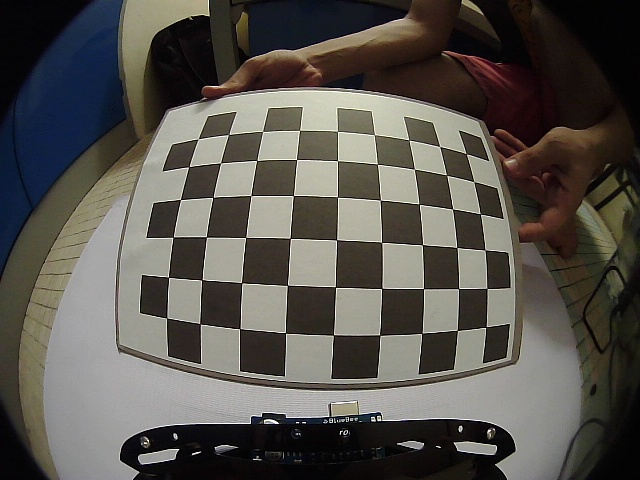
#> input picture Calibration_Images/Back_Camera/image_no_1.jpg, 640 x 480 px, given in place of the camera
$ python findFPS.py   (Python 2 division)
#> lines starting #> are read from the running program, lines starting #| are printed output that depends on the picture; after the words box and inside, x2 and y2 are one past the last pixel; in counts of white or black regions, pixels touching at a corner belong together
#> further down, frame is the input picture: shape (480, 640, 3); mean B, G, R 77.4, 83.2, 86.5
### codes/Stitching/myPackage/KeyPointDetectors.py
import cv2
import numpy as np

class detectKeypoints:
    def __init__(self, image):
        self.image = image
        self.imageCopy = self.image.copy()
        self.gray = cv2.cvtColor(self.imageCopy, cv2.COLOR_BGR2GRAY)
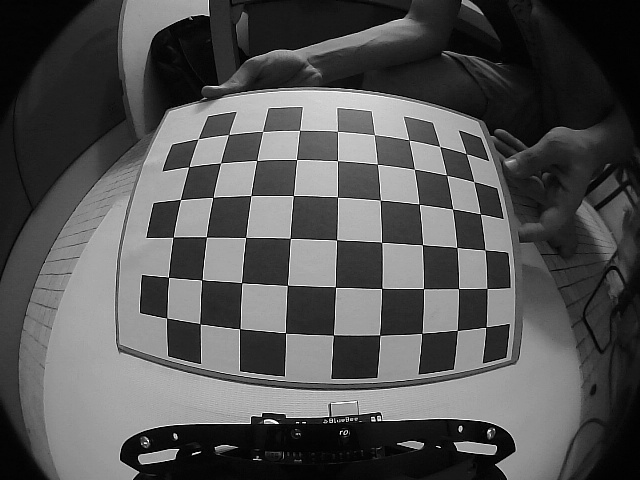
#> self.gray: shape (480, 640); min 0, max 255, mean 83.5

    # [13 lines left out: functions detectFAST, detectHarris, not called in this run]

    def detectORB(self, getKeypoints=False):
#> called with getKeypoints = True
        ORB = cv2.ORB_create()
        ORBKeyPoints = ORB.detect(self.gray, None)
#> ORBKeyPoints = 500 keypoints; strongest (x, y, size): (328, 414, 31), (459, 428, 31), (379, 420, 31), (378, 416, 31)
        self.imageCopy = cv2.drawKeypoints(self.image, ORBKeyPoints, self.imageCopy, color=(0, 255, 255), flags=0)
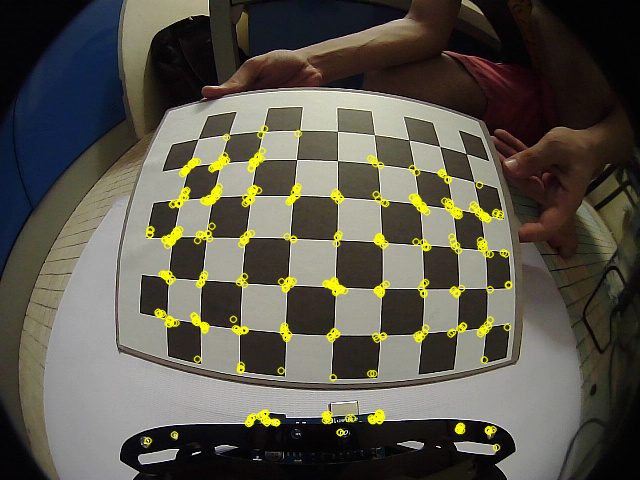
#> self.imageCopy: shape (480, 640, 3); 3.57% of pixels changed, all inside (x1, y1, x2, y2) = (143, 124, 513, 452)

        if getKeypoints:
            return self.imageCopy, ORBKeyPoints
        else:
            return self.imageCopy

    # [12 lines left out: functions detectSIFT, detectSURF, not called in this run]

### codes/Stitching/myPackage/KeyPointsDescriptors.py
import cv2

class computeKeypoints:
    def __init__(self, image, keypoints):
        self.image = image
        self.keypoints = keypoints
        self.imageCopy = self.image.copy()
        self.gray = cv2.cvtColor(self.imageCopy, cv2.COLOR_BGR2GRAY)

    # [17 lines left out: functions computeORB, computeBRIEF, computeSIFT, not called in this run]

    def computeSURF(self):
        SURF = cv2.xfeatures2d.SURF_create()
        kps, des = SURF.compute(self.image, None)

        return kps, des

### codes/Stitching/KeyPoints/Analysis/Descriptors/findFPS.py
# the purpose of this code is to find fps
# so that we can figure out how does each detector/descriptor affect on fps rate
import cv2
import datetime
from myPackage.KeyPointDetectors import detectKeypoints
from myPackage.KeyPointsDescriptors import computeKeypoints


video = cv2.VideoCapture(0)

start = datetime.datetime.now()
numFrames = 0
while True:
    isGrabbed, frame = video.read()

    ORB = detectKeypoints(frame)
    outputImage, keypoints = ORB.detectORB(True)
#> keypoints has the same summary as ORBKeyPoints in detectORB
    SURF = computeKeypoints(frame, keypoints)
#> in __init__, `self.keypoints = keypoints`: self.keypoints has the same summary as ORBKeyPoints in detectORB
#> (the run stopped early here; a loop or call above may not have finished)

$ run again, on Calibration_Images/Back_Camera/image_no_10.jpg
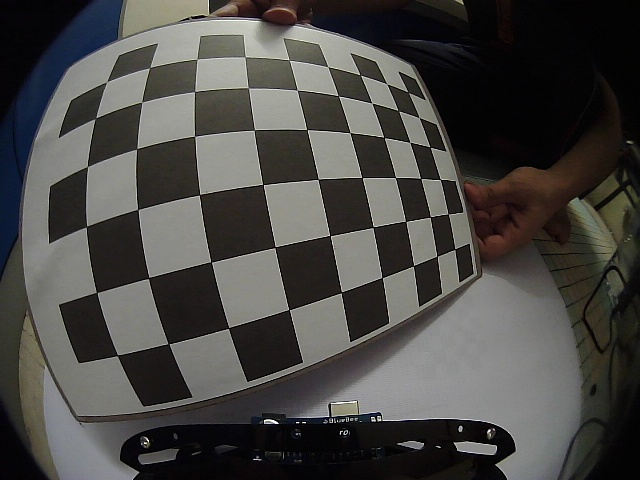
#> input picture Calibration_Images/Back_Camera/image_no_10.jpg, 640 x 480 px, given in place of the camera
#> frame is the input picture: shape (480, 640, 3); mean B, G, R 68.6, 71.4, 72.5
#> in __init__, `self.gray = cv2.cvtColor(self.imageCopy, cv2.COLOR_BGR2GRAY)`:
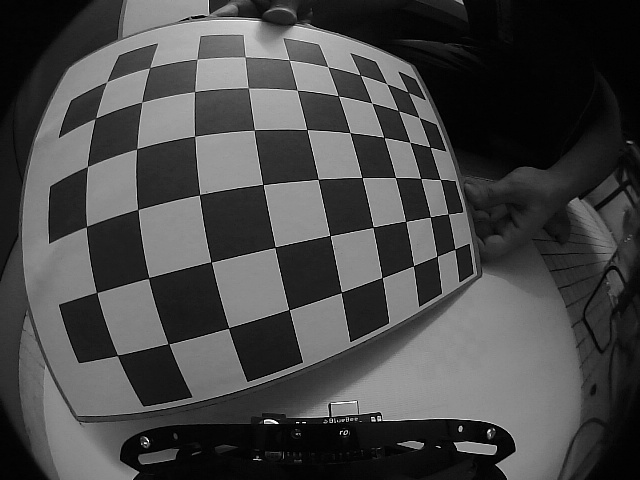
#> self.gray: shape (480, 640); min 0, max 255, mean 71.4
#> ORBKeyPoints = 500 keypoints; strongest (x, y, size): (379, 420, 31), (378, 416, 31), (264, 420, 31), (327, 416, 31)
#> in detectORB, `self.imageCopy = cv2.drawKeypoints(self.image, ORBKeyPoints, self.imag..`:
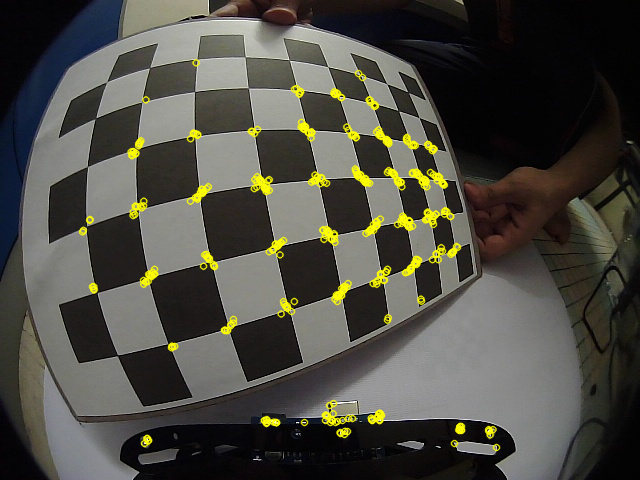
#> self.imageCopy: shape (480, 640, 3); 3.3% of pixels changed, all inside (x1, y1, x2, y2) = (78, 58, 501, 452)
#> keypoints has the same summary as ORBKeyPoints in detectORB
#> self.keypoints has the same summary as ORBKeyPoints in detectORB

$ run again, on Calibration_Images/Back_Camera/image_no_11.jpg
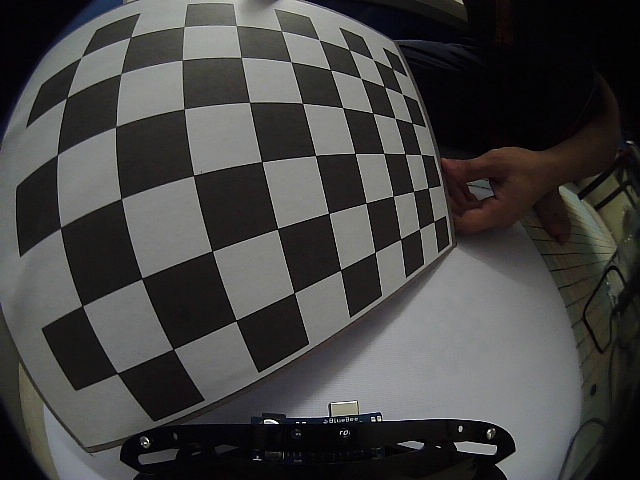
#> input picture Calibration_Images/Back_Camera/image_no_11.jpg, 640 x 480 px, given in place of the camera
#> frame is the input picture: shape (480, 640, 3); mean B, G, R 66.9, 67.8, 68.4
#> ORBKeyPoints = 500 keypoints; strongest (x, y, size): (373, 420, 31), (265, 420, 31), (378, 416, 31), (379, 420, 31)
#> in detectORB, `self.imageCopy = cv2.drawKeypoints(self.image, ORBKeyPoints, self.imag..`:
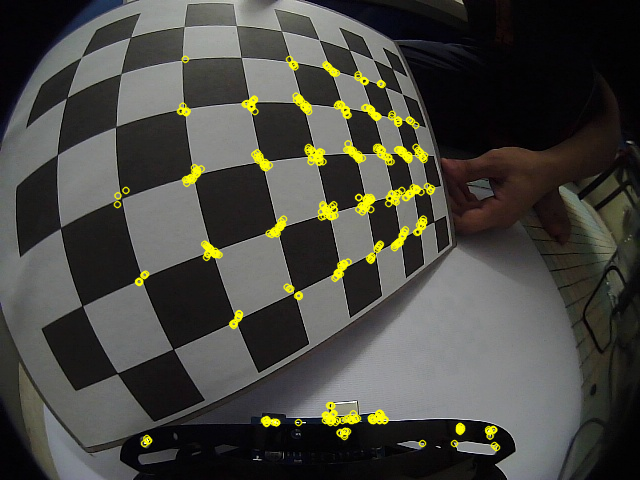
#> self.imageCopy: shape (480, 640, 3); 3.05% of pixels changed, all inside (x1, y1, x2, y2) = (113, 55, 501, 452)
#> keypoints has the same summary as ORBKeyPoints in detectORB
#> self.keypoints has the same summary as ORBKeyPoints in detectORB

$ run again, on Calibration_Images/Back_Camera/image_no_12.jpg
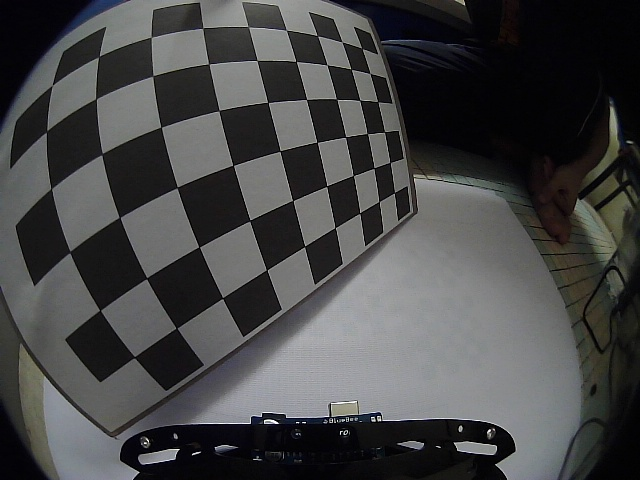
#> input picture Calibration_Images/Back_Camera/image_no_12.jpg, 640 x 480 px, given in place of the camera
#> frame is the input picture: shape (480, 640, 3); mean B, G, R 70.7, 70.3, 69.9
#> ORBKeyPoints = 500 keypoints; strongest (x, y, size): (373, 420, 31), (489, 431, 31), (378, 416, 31), (265, 420, 31)
#> in detectORB, `self.imageCopy = cv2.drawKeypoints(self.image, ORBKeyPoints, self.imag..`:
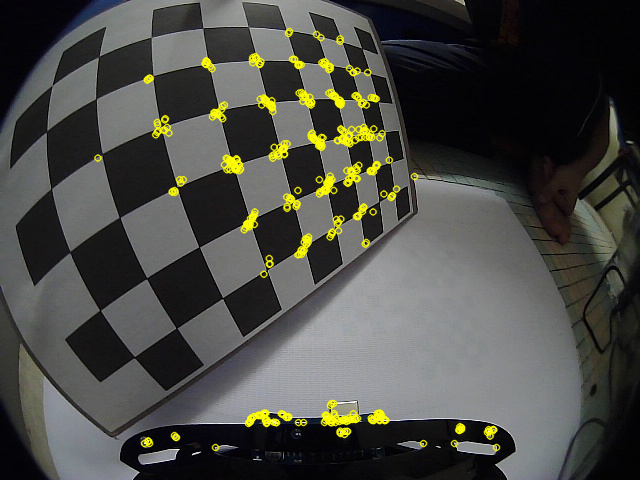
#> self.imageCopy: shape (480, 640, 3); 3.34% of pixels changed, all inside (x1, y1, x2, y2) = (93, 27, 501, 452)
#> keypoints has the same summary as ORBKeyPoints in detectORB
#> self.keypoints has the same summary as ORBKeyPoints in detectORB
